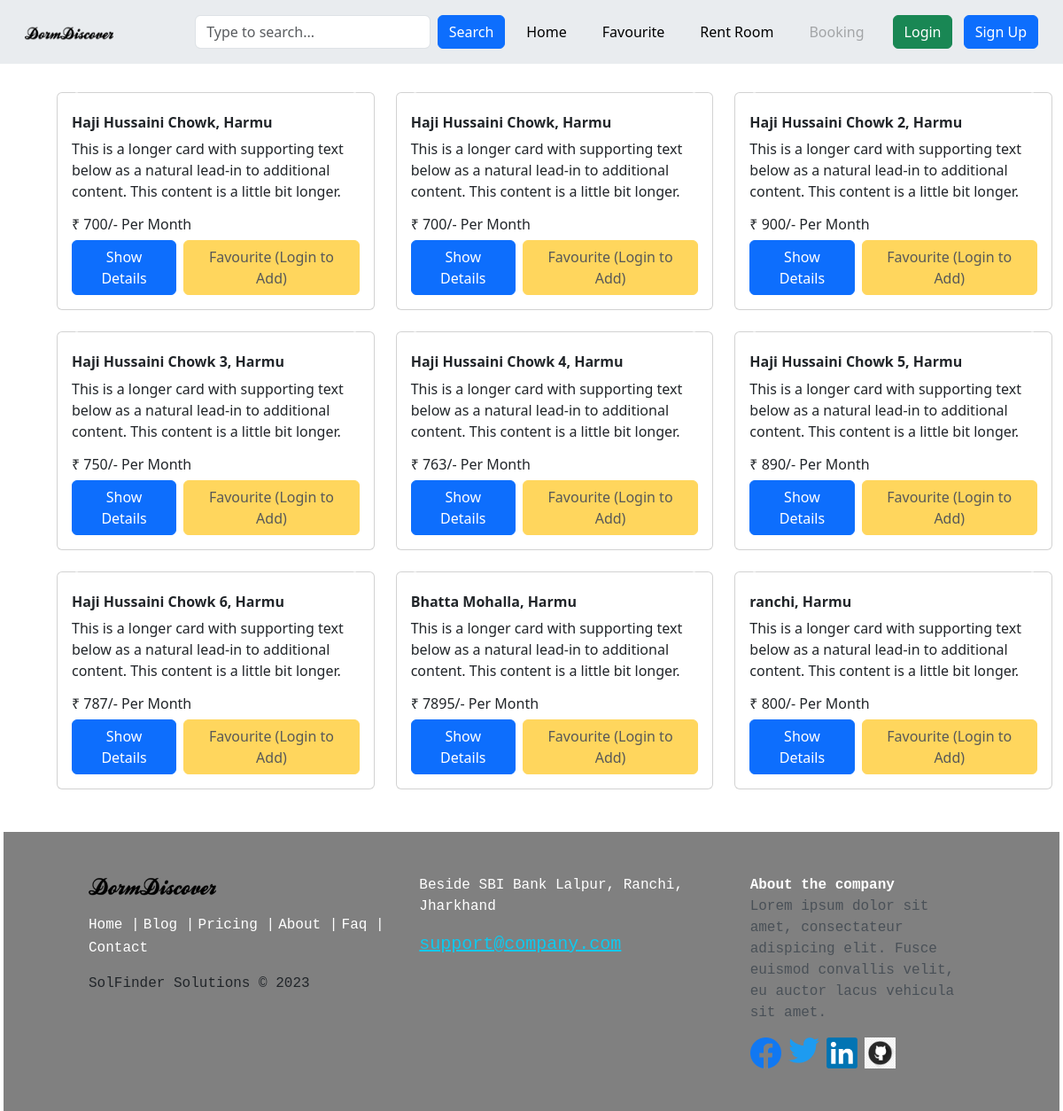
The page /rooms.php?area_id=1 on the database as committed earlier.
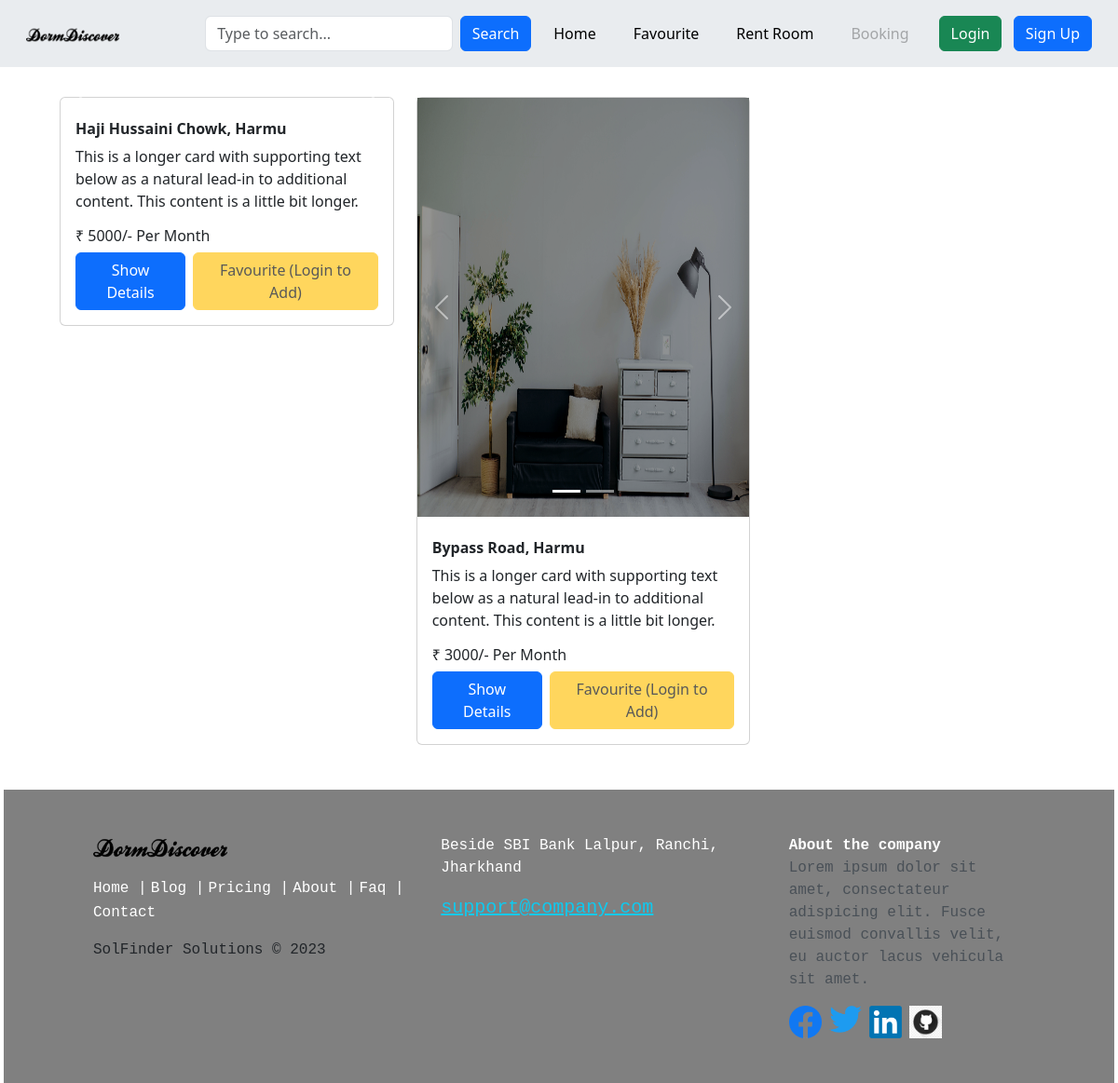
The same page on the database as committed later.
### tables this page shows
CREATE TABLE `rooms` (
  `room_id` varchar(50) NOT NULL,
  `address` varchar(255) NOT NULL,
  `areaId` int(10) NOT NULL,
  `price` int(10) NOT NULL,
  `user_id` int(10) NOT NULL,
  `singleRoom` varchar(5) NOT NULL,
  `attach_bathroom` varchar(5) NOT NULL,
  `room_available` varchar(5) NOT NULL
);

CREATE TABLE `arearnc` (
  `areaId` int(10) NOT NULL,
  `area_name` varchar(255) NOT NULL,
  `areaCode` int(40) DEFAULT NULL
);

### partials/models/fetch_area.php (called while the page is built)
<?php
$sql_area = "SELECT area_name FROM arearnc WHERE areaId =' $area_id' ";
$result2 = mysqli_query($conn, $sql_area);
$area_row = mysqli_fetch_assoc($result2);
$areaname = $area_row['area_name'];

### rooms.php (the view, shortened to what this page needs)
<?php
require "partials/_DBConnect.php";
require "partials/_navbar.php";
$isLogin = false;
?>
<!DOCTYPE html>
<html lang="en">
<head>
    <link href="https://cdn.jsdelivr.net/npm/bootstrap@5.3.0/dist/css/bootstrap.min.css" rel="stylesheet">
    <link rel="stylesheet" href="partials/css/rooms.css">
</head>
<body>
    <div class="container-fluid ">
        <div class="row" id="card_row">
            <?php
            $area_id = $_GET['area_id'];
            $sql = 'SELECT * FROM rooms WHERE areaId =' . $area_id;
            $result = mysqli_query($conn, $sql);
            $row_Count = mysqli_num_rows($result);
            include "partials/models/fetch_area.php";
            if ($row_Count > 0) {
                $count = 1;
                while ($row = mysqli_fetch_assoc($result)) {
                    $address = $row['address'];
                    $price = $row['price'];
                    $room_id = $row['room_id'];
                    $imageDirectory = "img/roomImage/$room_id/";
                    echo '<div class="col-lg-4 col-md-4 col-sm-6 mt-4  col-xxl-3"  >
                        <div class="card c-item">
                            <div id="carouselExampleIndicators-' . $count . '" class="carousel slide carousel-fade">
                                <div class="carousel-indicators"> ';
                    $imageFiles = scandir($imageDirectory);
                    $imageCount = count($imageFiles) - 2;
                    for ($i = 0; $i < $imageCount; $i++) {
                        echo '<button type="button" data-bs-target="#carouselExampleIndicators-' . $count . '" data-bs-slide-to="' . $i . '" ' . ($i === 0 ? 'class="active" aria-current="true"' : '') . ' aria-label="Slide ' . ($i + 1) . '"></button>';
                    }
                    echo '</div>
                                <div class="carousel-inner">';
                    $firstImage = true;
                    foreach ($imageFiles as $imageFile) {
                        $imagePath = $imageDirectory . $imageFile;
                        $imageExtension = strtolower(pathinfo($imagePath, PATHINFO_EXTENSION));
                        if (in_array($imageExtension, array('jpg', 'jpeg', 'png', 'gif'))) {
                            echo '<div class="carousel-item ' . ($firstImage ? 'active' : '') . ' c-item">
                                            <img src="' . $imagePath . '" class="d-block w-100 c-img" alt="Image">
                                        </div>';
                            $firstImage = false;
                        }
                    }
                    echo ' </div>
                                <button class="carousel-control-prev" type="button" data-bs-target="#carouselExampleIndicators-' . $count . '" data-bs-slide="prev">
                                    <span class="carousel-control-prev-icon" aria-hidden="true"></span>
                                    <span class="visually-hidden">Previous</span>
                                </button>
                                <button class="carousel-control-next" type="button" data-bs-target="#carouselExampleIndicators-' . $count . '" data-bs-slide="next">
                                    <span class="carousel-control-next-icon" aria-hidden="true"></span>
                                    <span class="visually-hidden">Next</span>
                                </button>
                            </div>
                            <div class="card-body" id="content-wrapper">
                                <h6 class="card-subtitle mt-2 mb-2 text-body-dark"><strong>' . $address . ', ' . $areaname . '</strong></h6>
                                <p class="card-text">This is a longer card with supporting text below as a natural lead-in to additional content. This content is a little bit longer.</p>
                                <h6 class="card-title text-bold">&#x20B9; ' . $price . '/- Per Month</h6>
                                <div class="d-lg-flex">
                                <a href="room_desc.php?room_id=' . $room_id . '" class="btn btn-primary scroolPos">Show Details </a>';
                    if ($isLogin) {
                        $user_id = $_SESSION['user_id'];
                        $check_fav = "SELECT * FROM favourite WHERE user_id = '$user_id' AND room_id = '$room_id'";
                        $fav_result = mysqli_query($conn, $check_fav);
                        $fav_rows = mysqli_num_rows($fav_result);
                        if ($fav_rows > 0) {
                            echo '  <a href="#" class="btn btn-warning ms-2 disabled">Already in Favourite</a>
                                </div>';
                        } else {
                            echo '  <a href="partials/models/add_favourite.php?room_id=' . $room_id . '&redirect=' . $_SERVER['REQUEST_URI'] . '" class="btn btn-outline-warning ms-2 scroolPos" >Add to Favourite</a>
                                </div>';
                        }
                    } else {
                        echo '<a href="#" class="btn btn-warning disabled ms-2">Favourite (Login to Add)</a>
                        </div>';
                    }
                    echo '</div>
                          </div>
                          </div>';
                    $count++;
                }
            }
            ?>
        </div>
    </div>
    <?php include "partials/footer.php"; ?>
</body>
</html>

### partials/_navbar.php (shortened to what this page needs)
<?php
$isLogin = false;
?>
<!DOCTYPE html>
<html lang="en">
<head>
    <link rel="stylesheet" href="css/navbar.css">
</head>
<body>
    <?php
    echo ' <nav class="navbar navbar-expand-md bg-body-transparent-lg p-3 fixed-top navs-white" id="navbar">
      <div class="container-fluid">
          <a class="navbar-brand" href="#"><img src="img/logo.jpg" alt="Logo" class="" id="navLogo"></a>
          <button class="navbar-toggler" type="button" data-bs-toggle="collapse" data-bs-target="#navbarSupportedContent" aria-controls="navbarSupportedContent" aria-expanded="false" aria-label="Toggle navigation">
            <span class="navbar-toggler-icon"></span>
          </button>
            <div class="collapse navbar-collapse list d-md-flex justify-content-lg-end" id="navbarSupportedContent">';
    echo '<form action="_search.php" class="d-flex"  id="search-form">
              <input class="form-control me-2" list="datalistOptions" id="search-input" placeholder="Type to search..." name="search">
              <button type="submit" class="btn btn-primary btn-size">Search</button>
          </form>';
    echo '<ul class="navbar-nav mb-2  mt-0 mb-lg-0  " id="navslink">
                  <li class="nav-item navLinks me-lg-4 ms-lg-3">
                      <a class="nav-link  list text" aria-current="page" href="index.php">Home</a>
                  </li>
                  <li class="nav-item  navLinks me-lg-4">
                      <a class="nav-link  text" href="favourite.php">Favourite</a>
                  </li>
                  <li class="nav-item  navLinks me-lg-4">
                      <a class="nav-link  text" href="renting.php">Rent Room</a>
                  </li>
                      <li class="nav-item  navLinks  me-lg-4">';
    if ($isLogin) {
        echo '<a class="nav-link text  " href="booking.php?id=' . $_SESSION['user_id'] . '">Booking</a>';
    } else {
        echo '<a class="nav-link text disabled " href="#">Booking</a>';
    }
    echo '</li>
    </ul>';
    if ($isLogin) {
        $name = $_SESSION['name'];
        echo '<div class="button">
                                    <p class="btn mb-0 text border border-4 border-warning">' . $name . '</p>
                                    <a href="partials/_logout.php" class="btn btn-primary">Logout</a>
                                </div>
                            </div>
                        </div>
                    </nav> ';
    } else {
        echo '<div class="button">
                                    <button type="submit" class="btn btn-success me-2" id="btnLogin" data-bs-toggle="modal" data-bs-target="#loginModal">Login</button>
                                    <button type="submit" class="btn btn-primary" id="btnSignup" data-bs-toggle="modal" data-bs-target="#SignupModal">Sign Up</button>
                                </div>
                            </div>
                        </div>
                    </nav> ';
    }
    ?>
</body>
</html>

### partials/footer.php (shortened to what this page needs)
<!DOCTYPE html>
<html lang="en">
<head>
</head>
<body>
    <footer class="footer-distributed mt-5 d-flex mx-1">
        <div class="row p-5">
            <div class="footer-left col-4 ms-5">
                <img src="img/logo.jpg" alt="Logo" class="" id="logo">
                <p class="footer-links mt-3">
                    <a href="#" class="link text-white font-monospace ">Home |</a>
                    <a href="#" class=" link text-white font-monospace ">Blog |</a>
                    <a href="#" class=" link text-white font-monospace ">Pricing |</a>
                    <a href="#" class="link text-white font-monospace ">About |</a>
                    <a href="#" class="link text-white font-monospace ">Faq |</a>
                    <a href="#" class="link text-white font-monospace ">Contact</a>
                </p>
                <p class="footer-company-name text-dark font-monospace">SolFinder Solutions © 2023</p>
            </div>
            <div class="footer-center col-4">
                <p class="text-white font-monospace">Beside SBI Bank Lalpur, Ranchi, Jharkhand</p>
                <div>
                    <p><a href="#" class="fs-5 font-monospace text-info">support@company.com</a></p>
                </div>
            </div>
            <div class="footer-right col-3">
                <p class="footer-company-about text-dark-emphasis font-monospace">
                    <span class="text-white fw-bold">About the company</span> <br>
                    Lorem ipsum dolor sit amet, consectateur adispicing elit. Fusce euismod convallis velit, eu auctor lacus vehicula sit amet.
                </p>
                <div class="footer-icons d-flex">
                    <div class="icon"><a href="#" class=" link text-white"><img src="img/facebook.png" alt="facebook" class="social_logo"></a></div>
                    <div class="icon ms-2"><a href="#" class=" link text-white"><img src="img/twitter.png" alt="twitter" class="social_logo"></a></div>
                    <div class="icon ms-2"><a href="#" class=" link text-white"><img src="img/linkedIn.png" alt="linkedIn" class="social_logo"></a></div>
                    <div class="icon ms-2"><a href="#" class=" link text-white"><img src="img/github.png" alt="Github" class="social_logo"></a></div>
                </div>
            </div>
        </div>
    </footer>
</body>
</html>

### partials/css/navbar.css (style rules this page uses)
.text { color: black; font-weight: 500; }
.c-item { height: 450px; }
.c-img { height: 100%; object-fit:fill; filter: brightness(0.6); }

### partials/css/rooms.css (style rules this page uses)
.c-img { height: 100%; width: 100%; object-fit: fill; filter: brightness(0.6); }
#navslink { margin-top: 10px; }
#card_row { margin-top: 80px; margin-left: 40px; }

### partials/_navbar.php (style rules this page uses)
#navLogo { width: 100px; }
#search-input { width: 450px }
@media (max-width: 1298px) { #search-form { width: 350px } }
@media (max-width: 1298px) { .btn-size { width: 110px; } }

### rooms.php (style rules this page uses)
.text { color: black; font-weight: 500; }

### partials/footer.php (style rules this page uses)
footer { background-color: grey; }
#logo { width: 9rem; }
.link { text-decoration: none; }
.social_logo { width: 35px; }

Rows that differ between the two databases and show on the page:
removed rooms: address "Haji Hussaini Chowk", areaId.area_name "Harmu", price "700"
removed rooms: address "Haji Hussaini Chowk", areaId.area_name "Harmu", price "700"
removed rooms: address "Haji Hussaini Chowk 2", areaId.area_name "Harmu", price "900"
removed rooms: address "Haji Hussaini Chowk 3", areaId.area_name "Harmu", price "750"
removed rooms: address "Haji Hussaini Chowk 4", areaId.area_name "Harmu", price "763"
removed rooms: address "Haji Hussaini Chowk 5", areaId.area_name "Harmu", price "890"
removed rooms: address "Haji Hussaini Chowk 6", areaId.area_name "Harmu", price "787"
removed rooms: address "Bhatta Mohalla", areaId.area_name "Harmu", price "7895"
removed rooms: address "ranchi", areaId.area_name "Harmu", price "800"
added rooms: address "Haji Hussaini Chowk", areaId.area_name "Harmu", price "5000"
added rooms: room_id (picture), address "Bypass Road", areaId.area_name "Harmu", price "3000"
